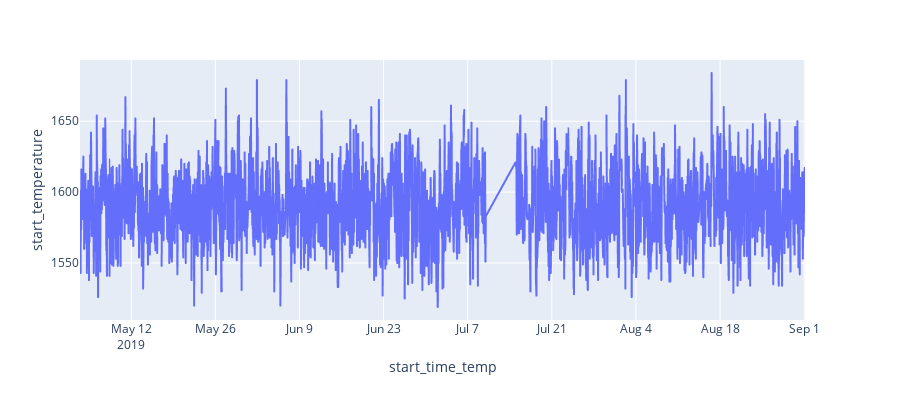
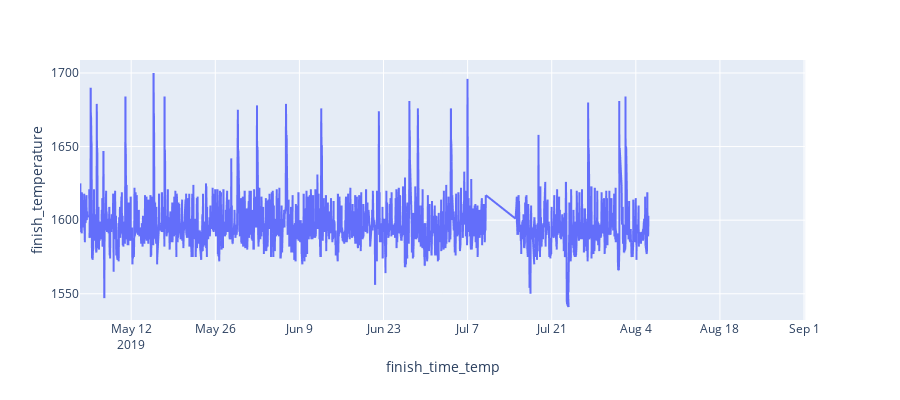

Here is the notebook cell these charts were saved with, in order:
### Code cell
px.line(df_temp_group, x="start_time_temp", y="start_temperature", width=900, height=400).show()
px.line(df_temp_group, x="finish_time_temp", y="finish_temperature", width=900, height=400).show()

### Figure 1 — Plotly figure (JSON) as saved in the notebook; plotly's stock layout.template omitted (floating-point values rounded to 4 significant figures; data arrays with more than 128 entries replaced by an {"elided": "..."} marker saying what was removed)
{"data": [{"hoverlabel": {"namelength": 0}, "hovertemplate": "start_time_temp=%{x}<br>start_temperature=%{y}", "legendgroup": "", "line": {"color": "#636efa", "dash": "solid"}, "mode": "lines", "name": "", "showlegend": false, "type": "scattergl", "x": {"elided": "3211 str values"}, "xaxis": "x", "y": {"elided": "3211 int values"}, "yaxis": "y"}], "layout": {"height": 400, "legend": {"tracegroupgap": 0}, "margin": {"t": 60}, "width": 900, "xaxis": {"anchor": "y", "domain": [0, 0.98], "title": {"text": "start_time_temp"}}, "yaxis": {"anchor": "x", "domain": [0, 1], "title": {"text": "start_temperature"}}}}

### Figure 2 — Plotly figure (JSON) as saved in the notebook; plotly's stock layout.template omitted (floating-point values rounded to 4 significant figures; data arrays with more than 128 entries replaced by an {"elided": "..."} marker saying what was removed)
{"data": [{"hoverlabel": {"namelength": 0}, "hovertemplate": "finish_time_temp=%{x}<br>finish_temperature=%{y}", "legendgroup": "", "line": {"color": "#636efa", "dash": "solid"}, "mode": "lines", "name": "", "showlegend": false, "type": "scattergl", "x": {"elided": "3211 str values"}, "xaxis": "x", "y": {"elided": "3211 int values"}, "yaxis": "y"}], "layout": {"height": 400, "legend": {"tracegroupgap": 0}, "margin": {"t": 60}, "width": 900, "xaxis": {"anchor": "y", "domain": [0, 0.98], "title": {"text": "finish_time_temp"}}, "yaxis": {"anchor": "x", "domain": [0, 1], "title": {"text": "finish_temperature"}}}}
